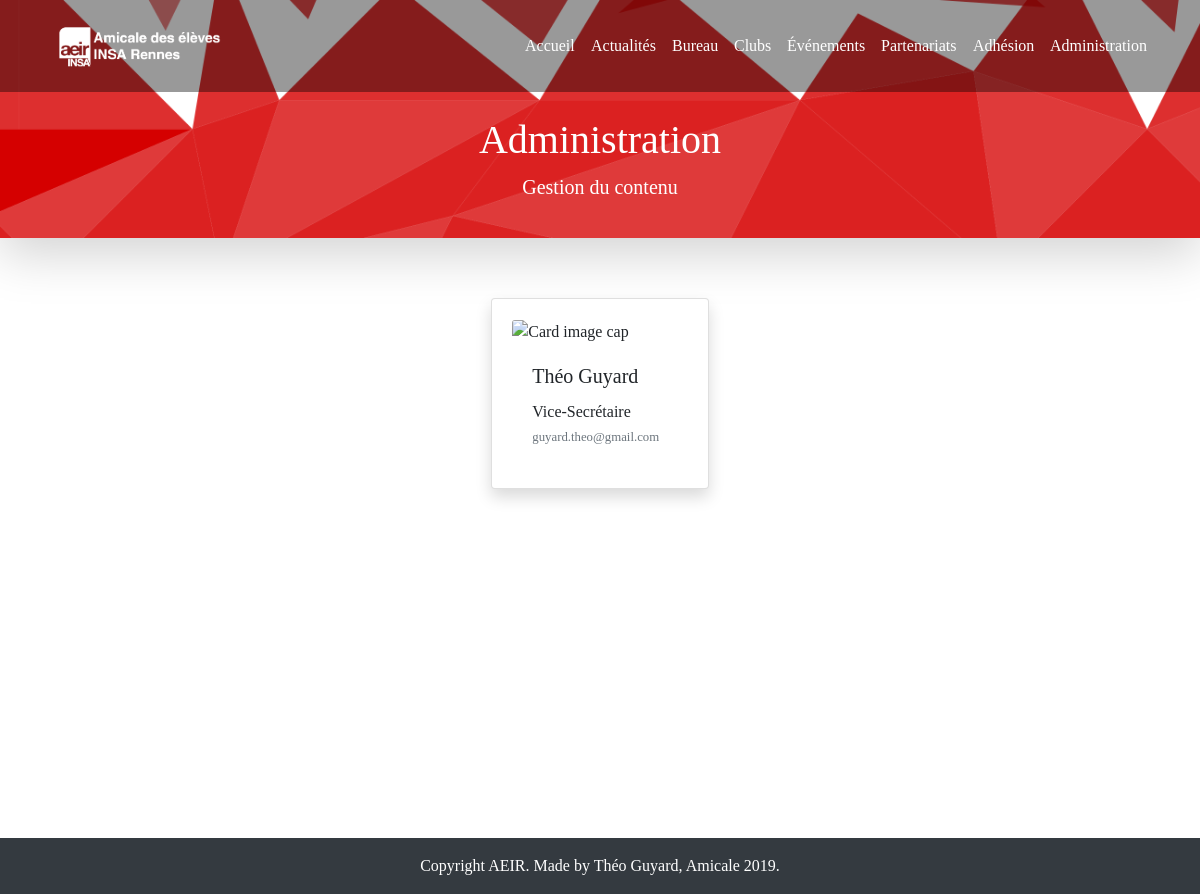
The app's page /administration/team_detail/2 (signed in) with its own data.
### content/models.py (models this page shows)
class TeamMember(models.Model):
    first_name = models.CharField(max_length=200)
    last_name = models.CharField(max_length=200)
    picture = StdImageField(
        upload_to="team_member",
        validators=[MinSizeValidator(230, 300)],
        variations={"thumbnail": {"width": 230, "height": 292, "crop": True}},
        default=None,
    )
    post = models.CharField(max_length=200, choices=POST)
    mail = models.EmailField()
    def __str__(self):
        return self.last_name + " " + self.first_name

### administration/views.py (the view, shortened to what this page needs)
class AdministrationTeamDetailView(UserPassesTestMixin, LoginRequiredMixin, DetailView):
    login_url = "administration_login"
    template_name = "administration/team_detail.html"
    model = TeamMember
    def get_context_data(self, **kwargs):
        context = super().get_context_data(**kwargs)
        context["page_title"] = "Administration"
        context["page_subtitle"] = "Gestion du contenu"
        return context
    def test_func(self):
        return self.request.user.groups.filter(name="Content management").exists()

### templates/administration/team_detail.html (shortened to what this page needs)
{% extends 'base.html' %}
{% block content %}
<div class="row">
    <div class="col-md-3 m-auto">
        <div class="card shadow">
            <div class="card-body">
                <img class="card-img-top" src="{{ object.picture.thumbnail.url }}" alt="Card image cap">
                <div class="card-body">
                    <h5 class="card-title">{{ object }}</h5>
                    <div class="card-text">{{ object.post }}</div>
                    <div class="card-text"><small class="text-muted">{{ object.mail }}</small></div>
                </div>
            </div>
        </div>
    </div>
</div>
{% endblock %}

### static/css/style.css (style rules this page uses)
html, body { font-family: "DIN-pro"; height: 100%; }

### records on screen
TeamMember: last_name+first_name "Théo Guyard", post "Vice-Secrétaire", mail "guyard.theo@gmail.com"

### other values on screen
{{ page_title }} "Administration"
{{ page_subtitle }} "Gestion du contenu"
